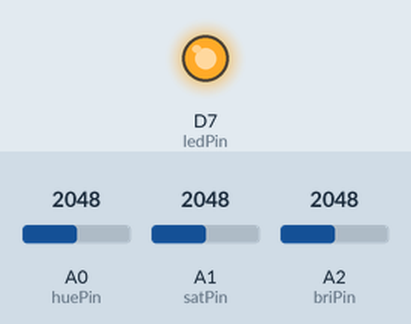
Bench run of a sketch on a simulated Particle Photon. Shown: output pins drawn as LEDs (lit = HIGH). Inputs (shaded band) come from the test bench; at power-on: A0 (huePin) = 2048, A1 (satPin) = 2048, A2 (briPin) = 2048.

Above: at 1.1 s.
At 63.1 s:
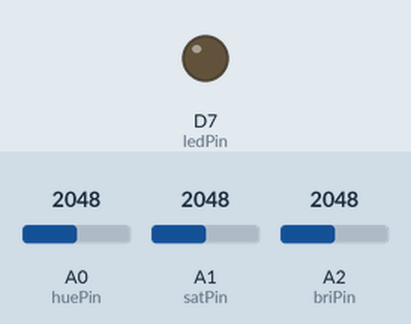
Timing chart, 0 to 64.7 s (numbered marks = the images above):
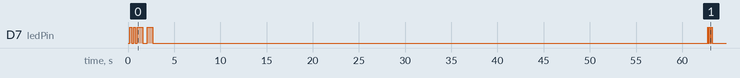

The sketch:

hue-photon-manual-wifi.ino
```cpp
// Hue Bridge API parameters. These can be obtained manually.
const byte ip[] = { 192, 168, 1, 118 };
const String id = "PPie0zfjcGDOrUinw6RcGXAo0q3bhHyyeioxVPzD";
const int lights[] = { 1, 2, 3 };

// These variables are derived from the Hue parameters specified above
const int lightCount = sizeof(lights) / sizeof(lights[0]);
const String path = "/api/" + id + "/lights/";

// Define analog pins for each of the potentiometers, plus indicator LED
const int huePin = A0;
const int satPin = A1;
const int briPin = A2;
const int ledPin = D7;

// If byte values change by more than the threshold, the lights will be updated
const int threshold = 8;

// Add a delay of a number of milliseconds into the main loop to avoid
// sending too many requests to the Hue Bridge and to save power
const int loopInterval = 500;

// The wifi module should be turned off after a number of loops to save power
const int offAfter = 60e3 / loopInterval;


// Declare values for the three colour parameters, and on/off
// hue: 0-0xFFFF, sat: 0-0xFF, bri: 0-0xFF
int hue, sat, bri = 0;
bool on = false;

// Declare a JSON formatted string to be sent to the Hue Bridge
String json;

// Create a TCPClient that will send on the JSON data
TCPClient client;

// Keep count of the number of loops that have been processed
// If a number of loops pass without change, the wifi module can be turned off
// to conserve battery life
int counter = 0;
bool wifiEnabled = true;


// Sets up pins, Particle variables, and tests connection to Hue Bridge.
// The LED will flash twice to show that the connection was successful.
void setup() {
    // Set potentiometer pins to be inputs
    pinMode(huePin, INPUT);
    pinMode(satPin, INPUT);
    pinMode(briPin, INPUT);

    // Set LED to be an output
    pinMode(ledPin, OUTPUT);

    // Make hue, sat, bri into Particle variables so they are accessible in the cloud
    Particle.variable("hue",  &hue,  INT);
    Particle.variable("sat",  &sat,  INT);
    Particle.variable("bri",  &bri,  INT);
    Particle.variable("on",   &on,   BOOLEAN);
    Particle.variable("json", &json, STRING);

    // Setup the server, and wait until it's ready
    if (client.connect(ip, 80)) {
        // Flash the onboard LED to show connected
        ledFlash(200, 2);
        client.stop();
    }
}


// Reads analogue values for each of the potentiometers and deals with any changes, including:
//   - the brightness potentiometer changing between on or off -> PUT on/off
//   - changes to hue, saturation or brightness -> PUT hue, sat, bri
//   - a long time with no changes -> WiFi off
void loop() {
    // Read the values of the three potentiometers into temporary variables to check for changes.
    // The analogRead function gives 12-bit resolution.
    // The dimmers rotate the wrong way, so subtract from the max 12-bit value to reverse.
    // The Hue Bridge expects 16-, 8- and 8-bit resolution for the three values so bit-shift
    // as required.
    int hue_ = (0xFFF - analogRead(huePin)) << 4;
    int sat_ = (0xFFF - analogRead(satPin)) >> 4;
    int bri_ = (0xFFF - analogRead(briPin)) >> 4;
    bool on_ = bri_ > 0;

    // Check if the lights are changed between on and off
    if (on_ != on) {
        // A change has occured, so update the value
        on = on_;

        // Generate the JSON string
        json = on ? "{\"on\":true}" : "{\"on\":false}";

        // Send the data to the Hue Bridge
        sendJSON();

        // Wait for the lights to come on before continuing
        delay(loopInterval);
    }

    // Compare the new values to the old values
    if (on_ && changed(hue_, sat_, bri_)) {
        // A change has occurred, so update values
        hue = hue_;
        sat = sat_;
        bri = bri_;

        // Build a JSON string with the values to be sent off
        json = "{\"hue\":" + String(hue, DEC) +
               ",\"sat\":" + String(sat, DEC) +
               ",\"bri\":" + String(bri, DEC) + "}";

        // Send the data to the Hue Bridge
        sendJSON();
    }

    // Turn off the wifi module if nothing has changed in a while
    if (wifiEnabled && ++counter > offAfter) {
        wifiEnabled = false;
        WiFi.off();

        // Flash the LED to show entering power-save mode
        ledFlash(100, 3);
    }

    // No need to run this as fast as possible. To save power, build in a delay.
    delay(loopInterval);
}


// Compares the newly measured values of HSB from the potentiometers against the
// current state and returns true if the values have significantly changed.
bool changed(const int h_, const int s_, const int b_) {
    return abs(b_ - bri) > threshold ||
           abs(s_ - sat) > threshold ||
           abs(h_ - hue) > (threshold << 8);
}


// Sends the string data stored in the json variable to the Hue Bridge.
// It also re-enables the wifi module if it was previously disabled and
// resets the counter for loops without changes occurring.
void sendJSON() {
    // Turn the wifi module on if it was previously disabled
    if (!wifiEnabled) {
        wifiEnabled = true;
        WiFi.on();

        // Wait until the wifi module is ready before proceeding.
        while (!WiFi.ready()) Particle.process();

        // Reset counter
        counter = 0;
    }

    digitalWrite(ledPin, HIGH);
    // Send a put request to each light
    for (int i = 0; i < lightCount; i++) {
        if (client.connect(ip, 80)) {
            client.print("PUT ");
            client.print(path);
            client.print(lights[i]);
            client.println("/state HTTP/1.0");
            client.print("Host: ");
            client.print(ip[0]);
            client.print(".");
            client.print(ip[1]);
            client.print(".");
            client.print(ip[2]);
            client.print(".");
            client.println(ip[3]);
            //client.println("Connection: keep-alive");
            // ^^^ not needed if reconnecting each time
            client.println("User-Agent: Particle-Photon");
            client.println("Content-Type: application/json");
            client.print("Content-Length: ");
            client.println(json.length());
            client.println();
            client.println(json);
            client.println();
        }
    }
    digitalWrite(ledPin, LOW);
}


// Turns the LED on for time t, and then off for time t.
// Units of milliseconds.
void ledFlash(int t) {
    ledFlash(t, 1);
}

// Turns the LED on for time t, and then off for time t.
// This is repeated c times.
void ledFlash(int t, int c) {
    // Flash c times.
    for (int i = 0; i < c; i++) {
        // Turn the LED on for time t before turning off for time t.
        digitalWrite(ledPin, HIGH);
        delay(t);
        digitalWrite(ledPin, LOW);
        delay(t);
    }
}
```

Measured:
- by itself, D7 (ledPin): HIGH → LOW at 0.40 s, → HIGH 0.20 s later, → LOW 0.20 s later, → HIGH 0.20 s later, … (13 changes in this stretch)
